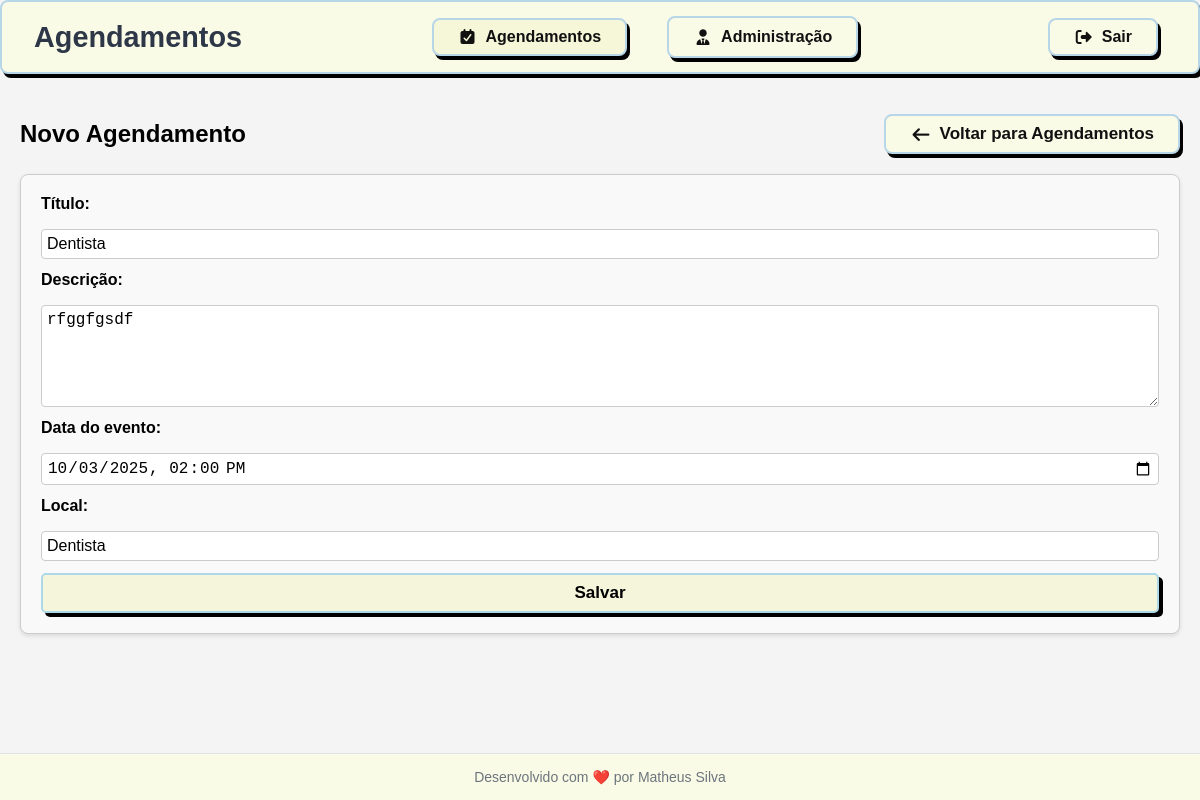
/agenda/evento/7/ (signed in), run on an earlier commit of the app's database.
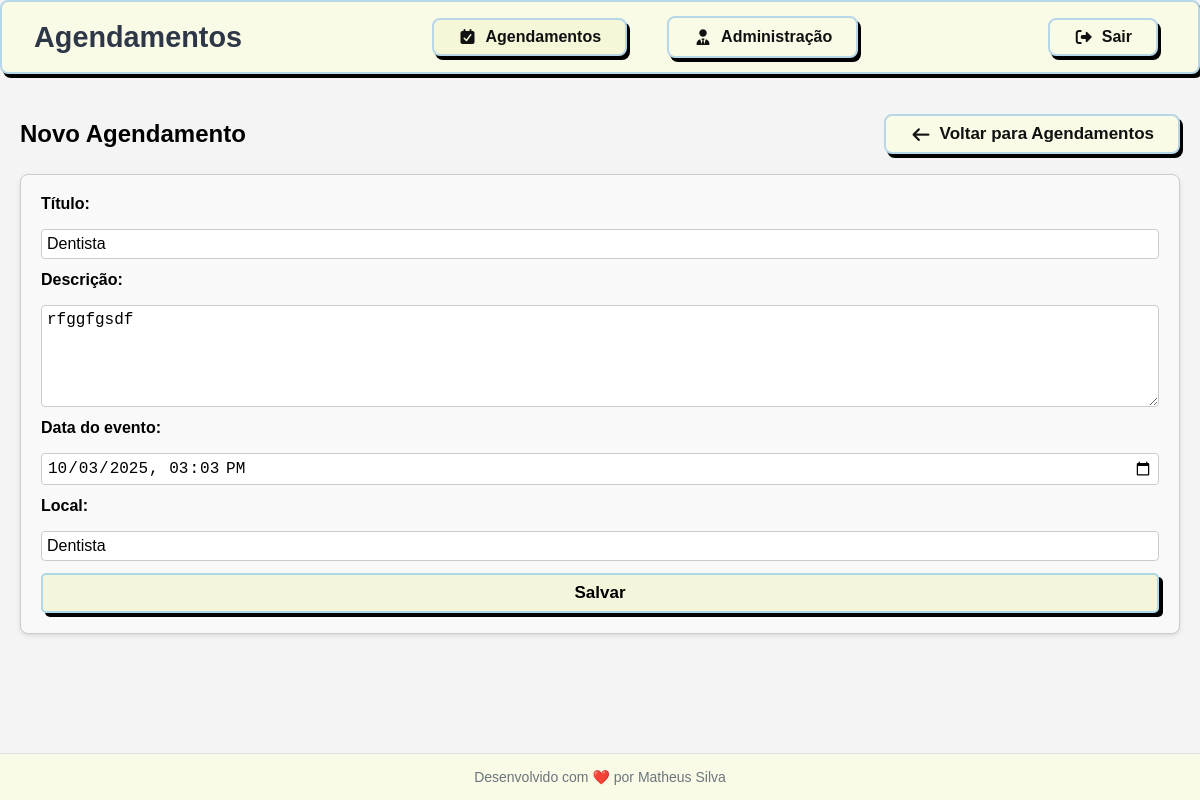
And on a later commit of the database.
### core/models.py (models this page shows, shortened)
class Evento(models.Model):
    titulo = models.CharField(max_length=100)
    descricao = models.TextField(blank=True, null=True)
    data_evento = models.DateTimeField(verbose_name='Data do Evento') ## verbose_name altera o nome do campo na interface de admin
    data_criacao = models.DateTimeField(auto_now=True, verbose_name='Data de Criação')
    usuario = models.ForeignKey(User, on_delete=models.CASCADE)  ## CASCADE deleta todos os eventos do usuario se o usuario for deletado
    local = models.CharField(max_length=100, blank=True, null=True)
    class Meta:
        db_table = 'evento'
    def get_hora_evento(self):
        return self.data_evento.strftime('%Y-%m-%dT%H:%M')

### core/views.py (the view)
# urls.py: path('agenda/evento', views.evento),  ## Rota para a view evento
@login_required(login_url='/login/')
def evento(request, id_evento=None):
    if id_evento:
        evento = Evento.objects.get(id=id_evento)
        dados = {'evento': evento}
        return render(request, 'evento.html', dados)
    return render(request, 'evento.html')

### templates/evento.html (shortened to what this page needs)
{% include 'models/tags.html' %} {% include 'models/header.html' %}
<div class="container">
  <div class="header-title">
    <h2>Novo Agendamento</h2>
    <a href="/agenda" class="btn-novoagendamento"><i class="fa-solid fa-arrow-left"></i> Voltar para Agendamentos</a>
  </div>
  <form
    id="event-form"
    class="event-form"
    method="post"
    action="/agenda/evento/submit/"
     >
    <label for="titulo">Título:</label>
    <input type="text" id="titulo" name="titulo" value="{{ evento.titulo }}" required />
    <label for="descricao">Descrição:</label>
    <textarea rows="5" id="descricao" name="descricao" required>{{ evento.descricao }}</textarea>
    <label for="data_evento">Data do evento:</label>
    <input
      type="datetime-local"
      id="data_evento"
      name="data_evento"
      value="{{ evento.get_hora_evento }}"
      required
    />
    <label for="local">Local:</label>
    <input type="text" id="local" name="local" value="{{ evento.local }}" required />
    <button type="submit">Salvar</button>
  </form>
</div>
{% include 'models/footer.html' %}

What changed in the data, as far as the page shows it:
changed Evento "Dentista": data_evento "10/03/2025 14:00" → "10/03/2025 15:03"
